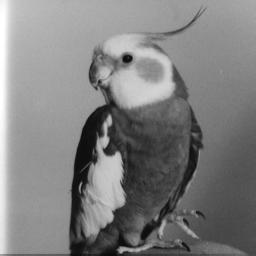
//> input picture handsOn1/BijanFakhri_edge_detect/bird.jpg, 256 x 256 px
$ ./exercise1.2   (built with g++ and OpenCV 4)
//> lines starting //> are read from the running program, lines starting //| are printed output that depends on the picture
// Bijan Fakhri
// Exercise 1.1
// 2-2-17

#include <iostream>
#include <opencv2/core/core.hpp>
#include <opencv2/highgui/highgui.hpp>

int main()
{
	std::cout << "OpenCV Version: " << CV_MAJOR_VERSION << "." << CV_MINOR_VERSION << std::endl;
	// A)
	const char* imagename = "bird.jpg";	// Name of image
	cv::Mat img = cv::imread(imagename);	// Read image into Mat
//> img is the input picture: 256 rows x 256 cols, CV_8UC3; min 5, max 255, mean 127.9

	// Checks to make sure image loaded properly
	if(img.empty() || !img.data){
		std::cout << "Error loading image" << std::endl;
		return -1;
	}

	// B) Show the original image
	cv::namedWindow("Birdie", CV_WINDOW_AUTOSIZE);
	cv::imshow("Birdie", img);
	cv::waitKey();					// Waits for keypress before destroying window
	cv::destroyWindow("Birdie");

	// C) Show the image after Laplacian operator
	cv::Mat laplace(img.size(), img.type());	// Make identical image shell
	CvMat cvimg = img;
	CvMat cvlaplace = laplace;
	cvLaplace(&cvimg, &cvlaplace);			// Performs laplace filter
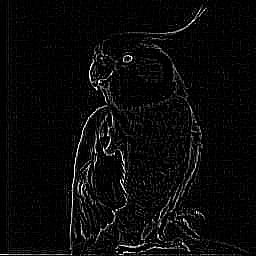
//> cvlaplace: 256 rows x 256 cols, CV_8UC3; min 0, max 255, mean 9.8
	cv::namedWindow("Birdie Laplace Edges", CV_WINDOW_AUTOSIZE);
	cv::imshow("Birdie Laplace Edges", laplace);
	cv::imwrite("laplace_bird.jpg", laplace);	// Writes laplacian edges to file
	cv::waitKey();					// Waits for keypress before destroying window
	cv::destroyWindow("Birdie Laplace Edges");

	// D) Show the image after Sobel operator
	cv::Mat sobel(img.size(), img.type());		// Make identical image shell
	CvMat cvsobel = sobel;
	cvSobel(&cvimg, &cvsobel, 1, 1);		// Performs Sobel Filter
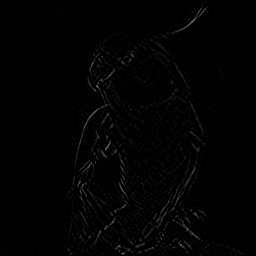
//> cvsobel: 256 rows x 256 cols, CV_8UC3; min 0, max 123, mean 2.5
	cv::namedWindow("Birdie Sobel Edges", CV_WINDOW_AUTOSIZE);
	cv::imshow("Birdie Sobel Edges", sobel);
	cv::imwrite("sobel_bird.jpg", sobel);		// Write sobel edge image to file
	cv::waitKey();					// Waits for keypress before destroying window
	cv::destroyWindow("Birdie Sobel Edges");

	// E) Show the image after Canny operator
	cv::Mat canny(img.size(), CV_8U);		// Make identical image shell
	CvMat cvcanny = canny;
	cvCanny(&cvimg, &cvcanny, 25, 60);		// Performs Canny Filter
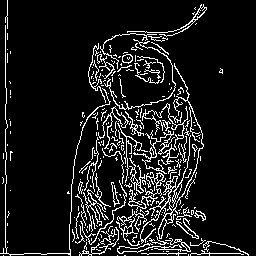
//> cvcanny: 256 rows x 256 cols, CV_8UC1; 10.3% white in thin lines or dots
	cv::namedWindow("Birdie Canney Edges", CV_WINDOW_AUTOSIZE);
	cv::imshow("Birdie Canney Edges", canny);
	cv::imwrite("canny_bird.jpg", canny); 		// Write canny edge image to file
	cv::waitKey();					// Waits for keypress before destroying window
	cv::destroyWindow("Birdie Canney Edges");

	return 0;
}
